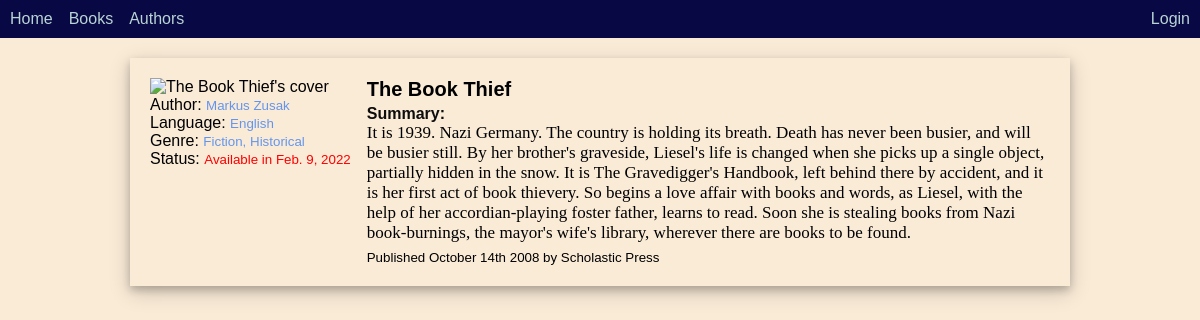
Page /books/1/ on the committed database.
### catalog/models.py (models this page shows, shortened)
class Book(models.Model):
    title = models.CharField(max_length=200)
    author = models.ForeignKey(Author, on_delete=models.RESTRICT)
    summary = models.TextField(
        max_length=1000, help_text='Enter a brief description of the book')
    isbn = models.CharField('ISBN', max_length=13, unique=True,
                            help_text='13 Character <a href="https://www.isbn-international.org/content/what-isbn">ISBN number</a>')
    genre = models.ManyToManyField(
        Genre, help_text='Select a genre for this book')
    language = models.ForeignKey(
        Language, on_delete=models.SET_NULL, null=True)
    class Meta:
        ordering = ['title']

class Author(models.Model):
    first_name = models.CharField(
        "First Name", max_length=100, help_text="Enter Author's first name.")
    last_name = models.CharField(
        "Last Name", max_length=100, help_text="Enter Author's last name.")
    date_of_birth = models.DateField("Born")
    date_of_death = models.DateField("Died", null=True, blank=True)
    def __str__(self):
        return f"{self.first_name} {self.last_name}"
    def get_absolute_url(self):
        return reverse("author_detail", kwargs={"pk": self.pk})

class Language(models.Model):
    name = models.CharField(max_length=200,
                            help_text="Enter a natural language name.")
    def __str__(self):
        return self.name

class Genre(models.Model):
    name = models.CharField("Genre Name", max_length=200,
                            help_text="Enter a book genre (e.g. Science Fiction)")
    class Meta:
        ordering = ['name']
    def __str__(self):
        return self.name

class BookInstance(models.Model):
    id = models.UUIDField(primary_key=True, default=uuid.uuid4,
                          help_text='Unique ID for this particular book across whole library')
    book = models.ForeignKey(Book, on_delete=models.RESTRICT, null=True)
    imprint = models.CharField(max_length=200)
    due_back = models.DateField(null=True, blank=True)
    borrower = models.ForeignKey(
        User, blank=True, null=True, on_delete=models.SET_NULL)
    LOAN_STATUS = (
        ('a', 'Available'),
        ('m', 'Maintenance'),
        ('r', 'Reserved'),
        ('o', 'On Loan')
    )
    status = models.CharField(max_length=1, choices=LOAN_STATUS,
                              blank=True, default='m', help_text='Book availability')
    class Meta:
        ordering = ['due_back']

### catalog/views.py (the view)
# urls.py: path("books/<int:pk>/", views.BookDetailView.as_view(), name="book_detail"),
class BookDetailView(DetailView):
    model = Book
    def get_context_data(self, **kwargs):
        context = super().get_context_data(**kwargs)
        context['a'] = [b for b in BookInstance.objects.filter(
            book=Book.objects.get(pk=self.kwargs['pk'])) if b.status == 'a'][:1]
        context['d'] = [e for e in BookInstance.objects.filter(
            book=Book.objects.get(pk=self.kwargs['pk'])).order_by('due_back') if e.due_back and e.due_back < datetime.date.today() + datetime.timedelta(weeks=1)][:1]
        return context

### templates/catalog/book_detail.html (shortened to what this page needs)
{% extends 'base.html' %}
{% load static %}
{% block content %}
<link rel="stylesheet" href="{% static 'catalog/book_detail.css' %}">
<div class="content">
    <div class="container">
        <div class="left">
            <div ><img class="book-cover" src="https://source.unsplash.com/random?Books,Literature"
                alt="{{book.title}}'s cover"></div>
            <div class="detail">
                <p>Author: <small class="genre"><a class="author" href="{{book.author.get_absolute_url}}">{{book.author}}</a></small></p>
                <p>Language: <small class="genre">{{book.language}}</small> </p>
                <p>Genre: <small class="genre">{{book.genre.all|join:", "}} </small> </p>
                <p>Status: <small>{% if a %}<span style='color:green'>Available</span>{% else %} <span style='color:red'>{% if d %}{% for e in d %}Available in {{e.due_back}}{% endfor %}{% endif %}</span>{% endif %}</p></small>
            </div>
        </div>
        <div class="right">
            <p class="title"><strong>{{book.title}}</strong></p>
            <p class="sum">Summary:</p>
            <p class="summary">{{book.summary}}</p>
            {% for copy in book.bookinstance_set.all %}
            {% if  forloop.counter == 1 %}
            <p style='margin-top:5px;' ><small>{{copy.imprint}}</small></p>
            {% endif %}
            {% endfor %}
        </div>
    </div>
</div>
{% endblock content %}

### static/catalog/style.css (style rules this page uses)
body { margin: 0; background-color: antiquewhite; font-family: Helvetica, sans-serif; }
a { text-decoration: none; color: unset; }

### static/catalog/book_detail.css (style rules this page uses)
p { margin: 0px; }
body { background-color: antiquewhite; }
.book-cover { width: 120px; height: 170px; }
.container { padding: 20px; display: flex; gap: 16px; box-shadow: 0 4px 8px 0 rgba(0, 0, 0, 0.2), 0 6px 20px 0 rgba(0, 0, 0, 0.19); }
.container .left { flex-shrink: 0; }
.content { margin: 20px 130px; }
.summary { font-family: 'Times New Roman', Times, serif; font-size: 17px; }
.title { font-size: 20px; font-weight: 700; }
.sum { color: rgb(14, 13, 13); font-weight: 550; margin-top: 4px; }
.genre { color: cornflowerblue; }

### rows in the picture
Book: author "Markus Zusak", language "English", genre.all "Fiction, Historical", title "The Book Thief", summary "It is 1939. Nazi Germany. The country is holding its breath. Death has never been busier, and will be busier still. By her brother's graveside, Liesel's life is changed when she picks up a single object, partially hidden in the snow. It is The Gravedigger's Handbook, left behind there by accident, and it is her first act of book thievery. So begins a love affair with books and words, as Liesel, with the help of her accordian-playing foster father, learns to read. Soon she is stealing books from Nazi book-burnings, the mayor's wife's library, wherever there are books to be found."
BookInstance: due_back "Feb. 9, 2022", imprint "Published October 14th 2008 by Scholastic Press"
